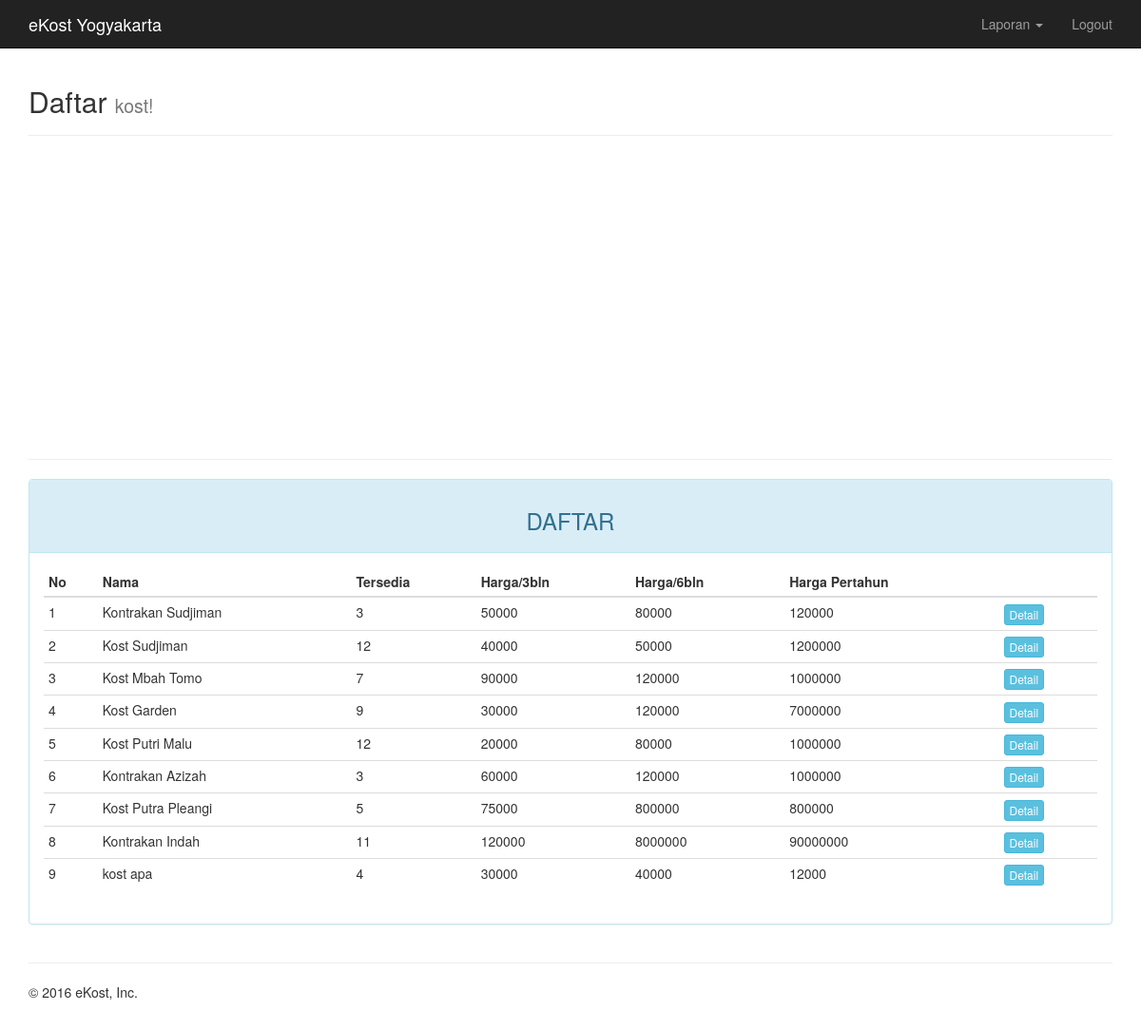
/admin/index.php?page=kost (signed in), run on the app's committed database.
### tables this page shows
CREATE TABLE `kost` (
  `id_kost` int(11) NOT NULL,
  `id_pemilik` int(11) NOT NULL,
  `nama` varchar(20) NOT NULL,
  `alamat` varchar(50) NOT NULL,
  `latitude` float NOT NULL,
  `longitude` float NOT NULL,
  `tersedia` int(2) NOT NULL,
  `status` enum('Laki-laki','Perempuan') DEFAULT NULL,
  `fasilitas` text NOT NULL,
  `harga_3bulan` int(9) NOT NULL,
  `harga_6bulan` int(9) NOT NULL,
  `harga_pertahun` int(9) NOT NULL
);

### admin/page/kost.php (the view)
<div class="container">
	<div class="page-header">
		<h2>Daftar <small>kost!</small></h2>
	</div>
	<div class="row">
		<div class="col-md-12">
			<div id="map_canvas" style="width:100%; height:300px"></div>
		</div>
	</div>
	<hr>
	<div class="row">
		<div class="col-md-12">
		    <div class="panel panel-info">
		        <div class="panel-heading"><h3 class="text-center">DAFTAR</h3></div>
		        <div class="panel-body">
		            <table class="table table-condensed">
		                <thead>
		                    <tr>
		                        <th>No</th>
														<th>Nama</th>
		                        <th>Tersedia</th>
		                        <th>Harga/3bln</th>
		                        <th>Harga/6bln</th>
		                        <th>Harga Pertahun</th>
		                        <th></th>
		                    </tr>
		                </thead>
		                <tbody>
		                    <?php $no = 1; ?>
		                    <?php if ($query = $connection->query("SELECT * FROM kost")): ?>
		                        <?php while($row = $query->fetch_assoc()): ?>
		                        <tr>
		                            <td><?=$no++?></td>
		                            <td><?=$row['nama']?></td>
		                            <td><?=$row['tersedia']?></td>
		                            <td><?=$row['harga_3bulan']?></td>
		                            <td><?=$row['harga_6bulan']?></td>
		                            <td><?=$row['harga_pertahun']?></td>
		                            <td>
																	<a href="?page=kost&action=detail&key=<?=$row['id_kost']?>" class="btn btn-info btn-xs">Detail</a>
		                            </td>
		                        </tr>
		                        <?php endwhile ?>
		                    <?php endif ?>
		                </tbody>
		            </table>
		        </div>
		    </div>
		</div>
	</div>
</div>

### assets/css/jumbotron.css (style rules this page uses)
body { padding-top: 50px; padding-bottom: 20px; }

### data on the page
kost: nama "Kontrakan Sudjiman", tersedia "3", harga_3bulan "50000", harga_6bulan "80000", harga_pertahun "120000"
kost: nama "Kost Sudjiman", tersedia "12", harga_3bulan "40000", harga_6bulan "50000", harga_pertahun "1200000"
kost: nama "Kost Mbah Tomo", tersedia "7", harga_3bulan "90000", harga_6bulan "120000", harga_pertahun "1000000"
kost: nama "Kost Garden", tersedia "9", harga_3bulan "30000", harga_6bulan "120000", harga_pertahun "7000000"
kost: nama "Kost Putri Malu", tersedia "12", harga_3bulan "20000", harga_6bulan "80000", harga_pertahun "1000000"
kost: nama "Kontrakan Azizah", tersedia "3", harga_3bulan "60000", harga_6bulan "120000", harga_pertahun "1000000"
kost: nama "Kost Putra Pleangi", tersedia "5", harga_3bulan "75000", harga_6bulan "800000", harga_pertahun "800000"
kost: nama "Kontrakan Indah", tersedia "11", harga_3bulan "120000", harga_6bulan "8000000", harga_pertahun "90000000"
kost: nama "kost apa", tersedia "4", harga_3bulan "30000", harga_6bulan "40000", harga_pertahun "12000"
